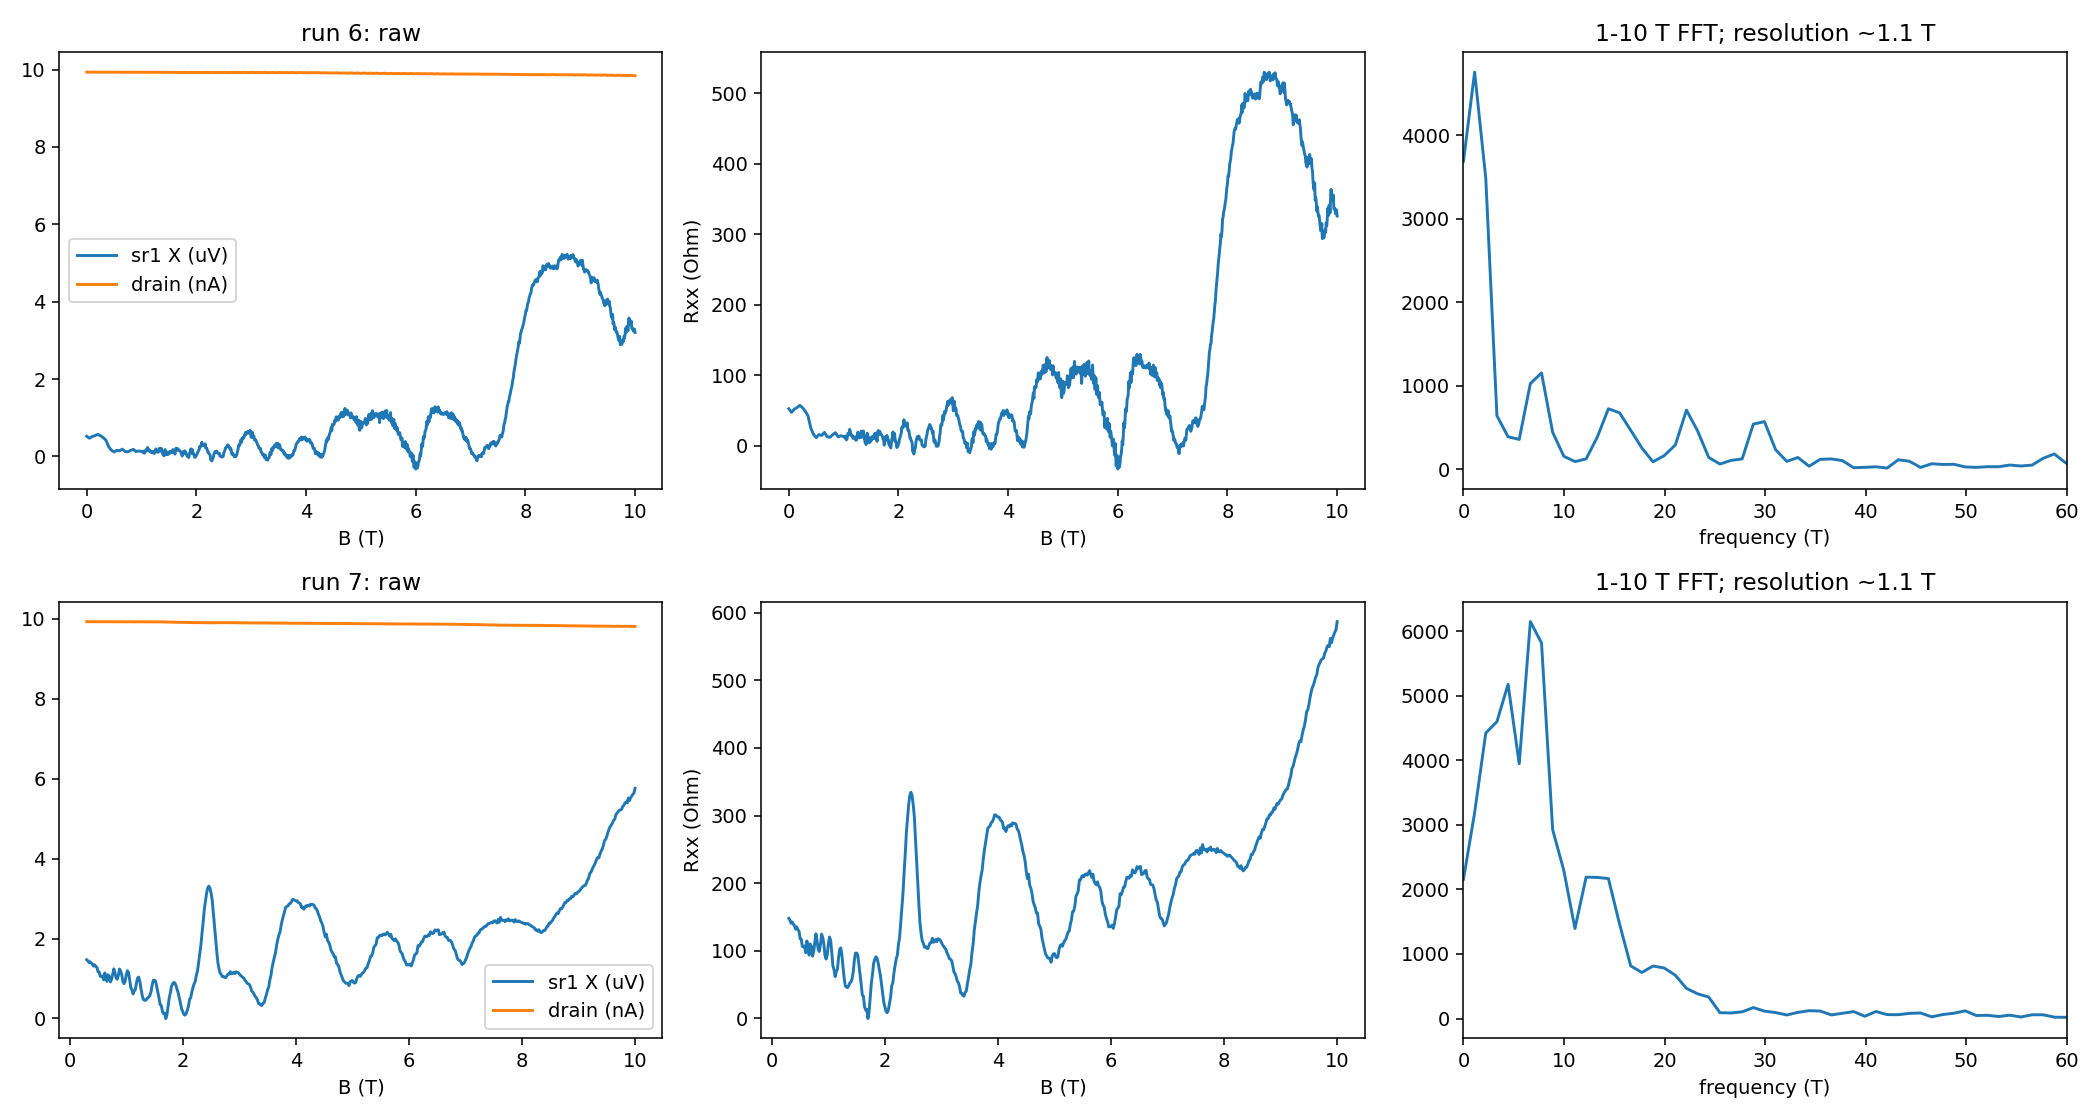

This chart was generated by the following Python code:
import json
import numpy as np
import matplotlib
matplotlib.use('Agg')
import matplotlib.pyplot as plt
from hera.analysis import open_run, summarize_run, resolve_channels, sdh_onset, sdh_fft
fig,axs=plt.subplots(2,3,figsize=(15,8))
for row,rid in enumerate([6,7]):
 r=open_run(f'data/{rid}'); ch={c.cid:c for c in resolve_channels(r.meta)}
 print(summarize_run(r)); print('columns',r.cols); print('config',r.meta['measurement_config'])
 B=r.col('magnet_field'); I=r.col('sr0_X')/ch['sr0'].gain; R=r.col('sr1_X')/ch['sr1'].gain/I
 print('stats',{'R_range': [R.min(),R.max()], 'I_nA':[I.min()*1e9,I.max()*1e9], 'T':[r.col('T_sample').min(),r.col('T_sample').max()], 'max_gate_pA':[np.max(np.abs(r.col(c)))*1e12 for c in ['k_2400_tg_curr','k_2400_bg_curr']], 'duration_min':(r.data[-1,0]-r.data[0,0])/60, 'median_dt':np.median(np.diff(r.data[:,0]))})
 axs[row,0].plot(B,r.col('sr1_X')*1e6,label='sr1 X (uV)');axs[row,0].plot(B,I*1e9,label='drain (nA)');axs[row,0].legend();axs[row,0].set_title(f'run {rid}: raw');axs[row,0].set_xlabel('B (T)')
 axs[row,1].plot(B,R);axs[row,1].set_ylabel('Rxx (Ohm)');axs[row,1].set_xlabel('B (T)')
 try:
  onset=sdh_onset(R,B,r_full_scale=5000);print(onset.summary())
 except Exception as exc:print(type(exc).__name__,str(exc))
 f,s=sdh_fft(R[:,None],B,b_range=(1,10),log=False)
 axs[row,2].plot(f,s[0]);axs[row,2].set_xlim(0,60);axs[row,2].set_xlabel('frequency (T)');axs[row,2].set_title('1-10 T FFT; resolution ~1.1 T')
fig.tight_layout();fig.savefig('hera_scratch/spot_read.png',dpi=140)
for rid in [0,5,6,7]:
 r=open_run(f'data/{rid}');dt=np.diff(r.data[:,0]);print('TIMING',rid,'n',r.rows,'elapsed_min',(r.data[-1,0]-r.data[0,0])/60,'dt_q',np.quantile(dt,[0.1,0.5,0.9,0.99]))
 if rid==5:print('delay',r.meta.get('fast_delay'),r.meta.get('slow_delay'))
